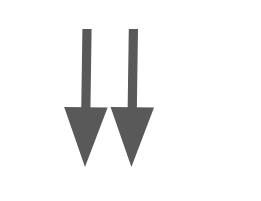
#> input picture Development/PriviuosExperimnets/detect_arrow/img.png, 261 x 201 px, found by its file name
$ python specified_color.py
#> lines starting #> are read from the running program, lines starting #| are printed output that depends on the picture
# Ref: https://stackoverflow.com/questions/44588279/find-and-draw-the-largest-contour-in-opencv-on-a-specific-color-python

import numpy as np
import cv2

# load the image
image = cv2.imread("/home/mahdiislam/Mahdi/Biba/others_repo/Object-Detection-API/image_segmentation_types/data_test/img.png", 1)
#> image is the input picture: shape (201, 261, 3); min 88, max 255, mean 242.2

# red color boundaries [B, G, R]
lower = [1, 0, 20]
upper = [60, 40, 220]

# create NumPy arrays from the boundaries
lower = np.array(lower, dtype="uint8")
upper = np.array(upper, dtype="uint8")

# find the colors within the specified boundaries and apply
# the mask
mask = cv2.inRange(image, lower, upper)
#> mask: shape (201, 261); every value is 0
output = cv2.bitwise_and(image, image, mask=mask)
#> output: shape (201, 261, 3); every value is 0

ret,thresh = cv2.threshold(mask, 40, 255, 0)

contours, hierarchy = cv2.findContours(thresh, cv2.RETR_EXTERNAL, cv2.CHAIN_APPROX_NONE)
#> contours = []


if len(contours) != 0:
    # draw in blue the contours that were founded
    cv2.drawContours(output, contours, -1, 255, 3)

    # find the biggest countour (c) by the area
    c = max(contours, key = cv2.contourArea)
    x,y,w,h = cv2.boundingRect(c)

    # draw the biggest contour (c) in green
    cv2.rectangle(output,(x,y),(x+w,y+h),(0,255,0),2)

# show the images
cv2.imshow("Result", np.hstack([image, output]))
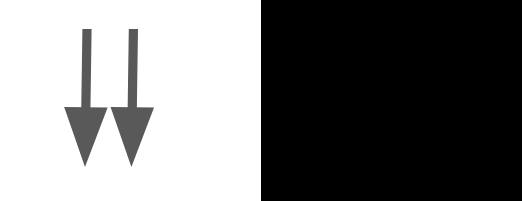
#> window 'Result': shape (201, 522, 3); min 0, max 255, mean 121.1

cv2.waitKey(0)
